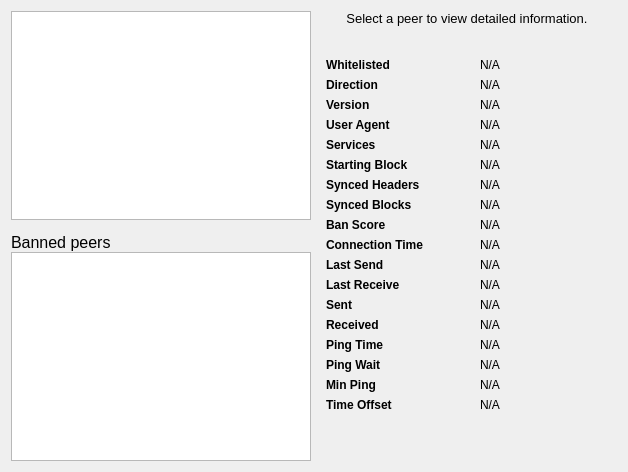
     <widget class="QWidget" name="tab_peers">
      <attribute name="title">
       <string>&amp;Peers</string>
      </attribute>
      <layout class="QGridLayout" name="gridLayout_2">
       <item row="0" column="0" rowspan="2">
        <layout class="QVBoxLayout" name="verticalLayout_101">
         <property name="spacing">
          <number>0</number>
         </property>
         <item>
          <widget class="QTableView" name="peerWidget">
           <property name="horizontalScrollBarPolicy">
            <enum>Qt::ScrollBarAsNeeded</enum>
           </property>
           <property name="tabKeyNavigation">
            <bool>false</bool>
           </property>
           <property name="sortingEnabled">
            <bool>true</bool>
           </property>
           <attribute name="horizontalHeaderHighlightSections">
            <bool>false</bool>
           </attribute>
          </widget>
         </item>
         <item>
          <widget class="QLabel" name="banHeading">
           <property name="sizePolicy">
            <sizepolicy hsizetype="Preferred" vsizetype="Minimum">
             <horstretch>0</horstretch>
             <verstretch>0</verstretch>
            </sizepolicy>
           </property>
           <property name="minimumSize">
            <size>
             <width>300</width>
             <height>32</height>
            </size>
           </property>
           <property name="maximumSize">
            <size>
             <width>16777215</width>
             <height>32</height>
            </size>
           </property>
           <property name="font">
            <font>
             <pointsize>12</pointsize>
            </font>
           </property>
           <property name="cursor">
            <cursorShape>IBeamCursor</cursorShape>
           </property>
           <property name="text">
            <string>Banned peers</string>
           </property>
           <property name="alignment">
            <set>Qt::AlignBottom|Qt::AlignLeading|Qt::AlignLeft</set>
           </property>
           <property name="wordWrap">
            <bool>true</bool>
           </property>
           <property name="textInteractionFlags">
            <set>Qt::NoTextInteraction</set>
           </property>
          </widget>
         </item>
         <item>
          <widget class="QTableView" name="banlistWidget">
           <property name="sizePolicy">
            <sizepolicy hsizetype="Expanding" vsizetype="Expanding">
             <horstretch>0</horstretch>
             <verstretch>0</verstretch>
            </sizepolicy>
           </property>
           <property name="horizontalScrollBarPolicy">
            <enum>Qt::ScrollBarAsNeeded</enum>
           </property>
           <property name="tabKeyNavigation">
            <bool>false</bool>
           </property>
           <property name="sortingEnabled">
            <bool>true</bool>
           </property>
           <attribute name="horizontalHeaderHighlightSections">
            <bool>false</bool>
           </attribute>
          </widget>
         </item>
        </layout>
       </item>
       <item row="0" column="1">
        <widget class="QLabel" name="peerHeading">
         <property name="sizePolicy">
          <sizepolicy hsizetype="Preferred" vsizetype="Minimum">
           <horstretch>0</horstretch>
           <verstretch>0</verstretch>
          </sizepolicy>
         </property>
         <property name="minimumSize">
          <size>
           <width>300</width>
           <height>32</height>
          </size>
         </property>
         <property name="font">
          <font>
           <pointsize>10</pointsize>
          </font>
         </property>
         <property name="cursor">
          <cursorShape>IBeamCursor</cursorShape>
         </property>
         <property name="text">
          <string>Select a peer to view detailed information.</string>
         </property>
         <property name="alignment">
          <set>Qt::AlignHCenter|Qt::AlignTop</set>
         </property>
         <property name="wordWrap">
          <bool>true</bool>
         </property>
         <property name="textInteractionFlags">
          <set>Qt::LinksAccessibleByMouse|Qt::TextSelectableByKeyboard|Qt::TextSelectableByMouse</set>
         </property>
        </widget>
       </item>
       <item row="1" column="1">
        <widget class="QWidget" name="detailWidget" native="true">
         <property name="minimumSize">
          <size>
           <width>300</width>
           <height>0</height>
          </size>
         </property>
         <layout class="QGridLayout" name="gridLayout_3">
          <item row="0" column="0">
           <widget class="QLabel" name="label_30">
            <property name="font">
             <font>
              <weight>75</weight>
              <bold>true</bold>
             </font>
            </property>
            <property name="text">
             <string>Whitelisted</string>
            </property>
           </widget>
          </item>
          <item row="0" column="2">
           <widget class="QLabel" name="peerWhitelisted">
            <property name="cursor">
             <cursorShape>IBeamCursor</cursorShape>
            </property>
            <property name="text">
             <string>N/A</string>
            </property>
            <property name="textFormat">
             <enum>Qt::PlainText</enum>
            </property>
            <property name="textInteractionFlags">
             <set>Qt::LinksAccessibleByMouse|Qt::TextSelectableByKeyboard|Qt::TextSelectableByMouse</set>
            </property>
           </widget>
          </item>
          <item row="1" column="0">
           <widget class="QLabel" name="label_23">
            <property name="font">
             <font>
              <weight>75</weight>
              <bold>true</bold>
             </font>
            </property>
            <property name="text">
             <string>Direction</string>
            </property>
           </widget>
          </item>
          <item row="1" column="2">
           <widget class="QLabel" name="peerDirection">
            <property name="cursor">
             <cursorShape>IBeamCursor</cursorShape>
            </property>
            <property name="text">
             <string>N/A</string>
            </property>
            <property name="textFormat">
             <enum>Qt::PlainText</enum>
            </property>
            <property name="textInteractionFlags">
             <set>Qt::LinksAccessibleByMouse|Qt::TextSelectableByKeyboard|Qt::TextSelectableByMouse</set>
            </property>
           </widget>
          </item>
          <item row="2" column="0">
           <widget class="QLabel" name="label_21">
            <property name="font">
             <font>
              <weight>75</weight>
              <bold>true</bold>
             </font>
            </property>
            <property name="text">
             <string>Version</string>
            </property>
           </widget>
          </item>
          <item row="2" column="2">
           <widget class="QLabel" name="peerVersion">
            <property name="cursor">
             <cursorShape>IBeamCursor</cursorShape>
            </property>
            <property name="text">
             <string>N/A</string>
            </property>
            <property name="textFormat">
             <enum>Qt::PlainText</enum>
            </property>
            <property name="textInteractionFlags">
             <set>Qt::LinksAccessibleByMouse|Qt::TextSelectableByKeyboard|Qt::TextSelectableByMouse</set>
            </property>
           </widget>
          </item>
          <item row="3" column="0">
           <widget class="QLabel" name="label_28">
            <property name="font">
             <font>
              <weight>75</weight>
              <bold>true</bold>
             </font>
            </property>
            <property name="text">
             <string>User Agent</string>
            </property>
           </widget>
          </item>
          <item row="3" column="2">
           <widget class="QLabel" name="peerSubversion">
            <property name="cursor">
             <cursorShape>IBeamCursor</cursorShape>
            </property>
            <property name="text">
             <string>N/A</string>
            </property>
            <property name="textFormat">
             <enum>Qt::PlainText</enum>
            </property>
            <property name="textInteractionFlags">
             <set>Qt::LinksAccessibleByMouse|Qt::TextSelectableByKeyboard|Qt::TextSelectableByMouse</set>
            </property>
           </widget>
          </item>
          <item row="4" column="0">
           <widget class="QLabel" name="label_4">
            <property name="font">
             <font>
              <weight>75</weight>
              <bold>true</bold>
             </font>
            </property>
            <property name="text">
             <string>Services</string>
            </property>
           </widget>
          </item>
          <item row="4" column="2">
           <widget class="QLabel" name="peerServices">
            <property name="cursor">
             <cursorShape>IBeamCursor</cursorShape>
            </property>
            <property name="text">
             <string>N/A</string>
            </property>
            <property name="textFormat">
             <enum>Qt::PlainText</enum>
            </property>
            <property name="textInteractionFlags">
             <set>Qt::LinksAccessibleByMouse|Qt::TextSelectableByKeyboard|Qt::TextSelectableByMouse</set>
            </property>
           </widget>
          </item>
          <item row="5" column="0">
           <widget class="QLabel" name="label_29">
            <property name="font">
             <font>
              <weight>75</weight>
              <bold>true</bold>
             </font>
            </property>
            <property name="text">
             <string>Starting Block</string>
            </property>
           </widget>
          </item>
          <item row="5" column="2">
           <widget class="QLabel" name="peerHeight">
            <property name="cursor">
             <cursorShape>IBeamCursor</cursorShape>
            </property>
            <property name="text">
             <string>N/A</string>
            </property>
            <property name="textFormat">
             <enum>Qt::PlainText</enum>
            </property>
            <property name="textInteractionFlags">
             <set>Qt::LinksAccessibleByMouse|Qt::TextSelectableByKeyboard|Qt::TextSelectableByMouse</set>
            </property>
           </widget>
          </item>
          <item row="6" column="0">
           <widget class="QLabel" name="label_27">
            <property name="font">
             <font>
              <weight>75</weight>
              <bold>true</bold>
             </font>
            </property>
            <property name="text">
             <string>Synced Headers</string>
            </property>
           </widget>
          </item>
          <item row="6" column="2">
           <widget class="QLabel" name="peerSyncHeight">
            <property name="cursor">
             <cursorShape>IBeamCursor</cursorShape>
            </property>
            <property name="text">
             <string>N/A</string>
            </property>
            <property name="textFormat">
             <enum>Qt::PlainText</enum>
            </property>
            <property name="textInteractionFlags">
             <set>Qt::LinksAccessibleByMouse|Qt::TextSelectableByKeyboard|Qt::TextSelectableByMouse</set>
            </property>
           </widget>
          </item>
          <item row="7" column="0">
           <widget class="QLabel" name="label_25">
            <property name="font">
             <font>
              <weight>75</weight>
              <bold>true</bold>
             </font>
            </property>
            <property name="text">
             <string>Synced Blocks</string>
            </property>
           </widget>
          </item>
          <item row="7" column="2">
           <widget class="QLabel" name="peerCommonHeight">
            <property name="cursor">
             <cursorShape>IBeamCursor</cursorShape>
            </property>
            <property name="text">
             <string>N/A</string>
            </property>
            <property name="textFormat">
             <enum>Qt::PlainText</enum>
            </property>
            <property name="textInteractionFlags">
             <set>Qt::LinksAccessibleByMouse|Qt::TextSelectableByKeyboard|Qt::TextSelectableByMouse</set>
            </property>
           </widget>
          </item>
          <item row="8" column="0">
           <widget class="QLabel" name="label_24">
            <property name="font">
             <font>
              <weight>75</weight>
              <bold>true</bold>
             </font>
            </property>
            <property name="text">
             <string>Ban Score</string>
            </property>
           </widget>
          </item>
          <item row="8" column="2">
           <widget class="QLabel" name="peerBanScore">
            <property name="cursor">
             <cursorShape>IBeamCursor</cursorShape>
            </property>
            <property name="text">
             <string>N/A</string>
            </property>
            <property name="textFormat">
             <enum>Qt::PlainText</enum>
            </property>
            <property name="textInteractionFlags">
             <set>Qt::LinksAccessibleByMouse|Qt::TextSelectableByKeyboard|Qt::TextSelectableByMouse</set>
            </property>
           </widget>
          </item>
          <item row="9" column="0">
           <widget class="QLabel" name="label_22">
            <property name="font">
             <font>
              <weight>75</weight>
              <bold>true</bold>
             </font>
            </property>
            <property name="text">
             <string>Connection Time</string>
            </property>
           </widget>
          </item>
          <item row="9" column="2">
           <widget class="QLabel" name="peerConnTime">
            <property name="cursor">
             <cursorShape>IBeamCursor</cursorShape>
            </property>
            <property name="text">
             <string>N/A</string>
            </property>
            <property name="textFormat">
             <enum>Qt::PlainText</enum>
            </property>
            <property name="textInteractionFlags">
             <set>Qt::LinksAccessibleByMouse|Qt::TextSelectableByKeyboard|Qt::TextSelectableByMouse</set>
            </property>
           </widget>
          </item>
          <item row="10" column="0">
           <widget class="QLabel" name="label_15">
            <property name="font">
             <font>
              <weight>75</weight>
              <bold>true</bold>
             </font>
            </property>
            <property name="text">
             <string>Last Send</string>
            </property>
           </widget>
          </item>
          <item row="10" column="2">
           <widget class="QLabel" name="peerLastSend">
            <property name="cursor">
             <cursorShape>IBeamCursor</cursorShape>
            </property>
            <property name="text">
             <string>N/A</string>
            </property>
            <property name="textFormat">
             <enum>Qt::PlainText</enum>
            </property>
            <property name="textInteractionFlags">
             <set>Qt::LinksAccessibleByMouse|Qt::TextSelectableByKeyboard|Qt::TextSelectableByMouse</set>
            </property>
           </widget>
          </item>
          <item row="11" column="0">
           <widget class="QLabel" name="label_19">
            <property name="font">
             <font>
              <weight>75</weight>
              <bold>true</bold>
             </font>
            </property>
            <property name="text">
             <string>Last Receive</string>
            </property>
           </widget>
          </item>
          <item row="11" column="2">
           <widget class="QLabel" name="peerLastRecv">
            <property name="cursor">
             <cursorShape>IBeamCursor</cursorShape>
            </property>
            <property name="text">
             <string>N/A</string>
            </property>
            <property name="textFormat">
             <enum>Qt::PlainText</enum>
            </property>
            <property name="textInteractionFlags">
             <set>Qt::LinksAccessibleByMouse|Qt::TextSelectableByKeyboard|Qt::TextSelectableByMouse</set>
            </property>
           </widget>
          </item>
          <item row="12" column="0">
           <widget class="QLabel" name="label_18">
            <property name="font">
             <font>
              <weight>75</weight>
              <bold>true</bold>
             </font>
            </property>
            <property name="text">
             <string>Sent</string>
            </property>
           </widget>
          </item>
          <item row="12" column="2">
           <widget class="QLabel" name="peerBytesSent">
            <property name="cursor">
             <cursorShape>IBeamCursor</cursorShape>
            </property>
            <property name="text">
             <string>N/A</string>
            </property>
            <property name="textFormat">
             <enum>Qt::PlainText</enum>
            </property>
            <property name="textInteractionFlags">
             <set>Qt::LinksAccessibleByMouse|Qt::TextSelectableByKeyboard|Qt::TextSelectableByMouse</set>
            </property>
           </widget>
          </item>
          <item row="13" column="0">
           <widget class="QLabel" name="label_20">
            <property name="font">
             <font>
              <weight>75</weight>
              <bold>true</bold>
             </font>
            </property>
            <property name="text">
             <string>Received</string>
            </property>
           </widget>
          </item>
          <item row="13" column="2">
           <widget class="QLabel" name="peerBytesRecv">
            <property name="cursor">
             <cursorShape>IBeamCursor</cursorShape>
            </property>
            <property name="text">
             <string>N/A</string>
            </property>
            <property name="textFormat">
             <enum>Qt::PlainText</enum>
            </property>
            <property name="textInteractionFlags">
             <set>Qt::LinksAccessibleByMouse|Qt::TextSelectableByKeyboard|Qt::TextSelectableByMouse</set>
            </property>
           </widget>
          </item>
          <item row="14" column="0">
           <widget class="QLabel" name="label_26">
            <property name="font">
             <font>
              <weight>75</weight>
              <bold>true</bold>
             </font>
            </property>
            <property name="text">
             <string>Ping Time</string>
            </property>
           </widget>
          </item>
          <item row="14" column="2">
           <widget class="QLabel" name="peerPingTime">
            <property name="cursor">
             <cursorShape>IBeamCursor</cursorShape>
            </property>
            <property name="text">
             <string>N/A</string>
            </property>
            <property name="textFormat">
             <enum>Qt::PlainText</enum>
            </property>
            <property name="textInteractionFlags">
             <set>Qt::LinksAccessibleByMouse|Qt::TextSelectableByKeyboard|Qt::TextSelectableByMouse</set>
            </property>
           </widget>
          </item>
          <item row="15" column="0">
           <widget class="QLabel" name="peerPingWaitLabel">
            <property name="font">
             <font>
              <weight>75</weight>
              <bold>true</bold>
             </font>
            </property>
            <property name="toolTip">
             <string>The duration of a currently outstanding ping.</string>
            </property>
            <property name="text">
             <string>Ping Wait</string>
            </property>
           </widget>
          </item>
          <item row="15" column="2">
           <widget class="QLabel" name="peerPingWait">
            <property name="cursor">
             <cursorShape>IBeamCursor</cursorShape>
            </property>
            <property name="text">
             <string>N/A</string>
            </property>
            <property name="textFormat">
             <enum>Qt::PlainText</enum>
            </property>
            <property name="textInteractionFlags">
             <set>Qt::LinksAccessibleByMouse|Qt::TextSelectableByKeyboard|Qt::TextSelectableByMouse</set>
            </property>
           </widget>
          </item>
          <item row="16" column="0">
           <widget class="QLabel" name="peerMinPingLabel">
            <property name="font">
             <font>
              <weight>75</weight>
              <bold>true</bold>
             </font>
            </property>
            <property name="text">
             <string>Min Ping</string>
            </property>
           </widget>
          </item>
          <item row="16" column="2">
           <widget class="QLabel" name="peerMinPing">
            <property name="cursor">
             <cursorShape>IBeamCursor</cursorShape>
            </property>
            <property name="text">
             <string>N/A</string>
            </property>
            <property name="textFormat">
             <enum>Qt::PlainText</enum>
            </property>
            <property name="textInteractionFlags">
             <set>Qt::LinksAccessibleByMouse|Qt::TextSelectableByKeyboard|Qt::TextSelectableByMouse</set>
            </property>
           </widget>
          </item>
          <item row="17" column="0">
           <widget class="QLabel" name="label_timeoffset">
            <property name="font">
             <font>
              <weight>75</weight>
              <bold>true</bold>
             </font>
            </property>
            <property name="text">
             <string>Time Offset</string>
            </property>
           </widget>
          </item>
          <item row="17" column="2">
           <widget class="QLabel" name="timeoffset">
            <property name="cursor">
             <cursorShape>IBeamCursor</cursorShape>
            </property>
            <property name="text">
             <string>N/A</string>
            </property>
            <property name="textFormat">
             <enum>Qt::PlainText</enum>
            </property>
            <property name="textInteractionFlags">
             <set>Qt::LinksAccessibleByMouse|Qt::TextSelectableByKeyboard|Qt::TextSelectableByMouse</set>
            </property>
           </widget>
          </item>
          <item row="18" column="1">
           <spacer name="verticalSpacer_3">
            <property name="orientation">
             <enum>Qt::Vertical</enum>
            </property>
            <property name="sizeHint" stdset="0">
             <size>
              <width>20</width>
              <height>40</height>
             </size>
            </property>
           </spacer>
          </item>
         </layout>
        </widget>
       </item>
      </layout>
     </widget>
